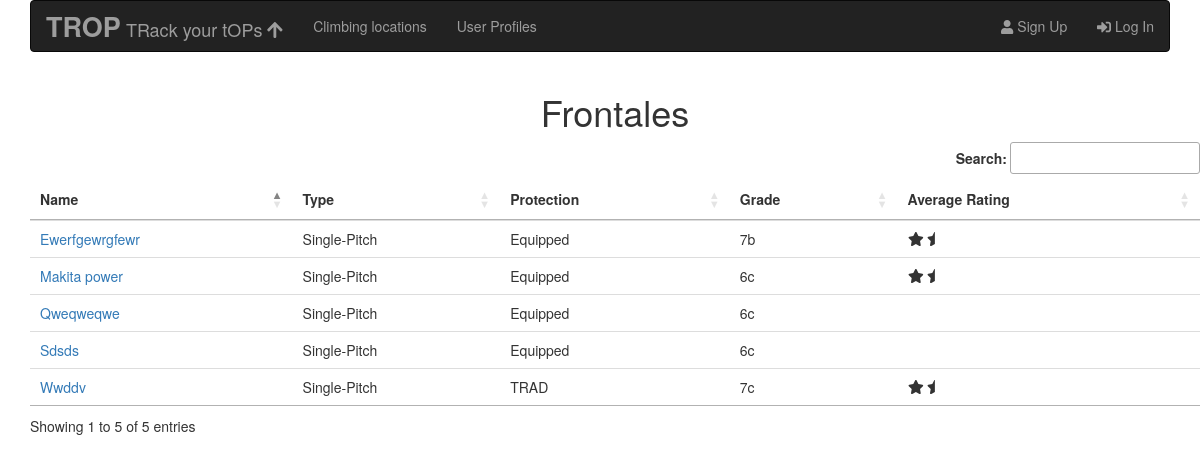
Screenshot of /routes/1/ with the database file from the repository.
### routes/models.py (models this page shows, shortened)
class Route(models.Model):
        SP = 'SP'
        MP = 'MP'
        BLD = 'BLD'
        ROUTE_TYPE_CHOICES = ((SP,'Single-Pitch'),
                             (MP,'Multi-Pitch'),
                             (BLD,'Boulder'))
        YDS = 'YDS'
        FR = 'FR'
        UIAA = 'UIAA'
        POL = 'POL'
        V = 'V'
        SCALE_CHOICES = ((YDS,'YDS'),
                        (FR,'French'),
                        (UIAA,'UIAA'),
                        (POL,'Polish'),
                        (V,'Verm'))
        EQ = 'EQ'
        TR = 'TR'
        MX = 'MX'
        PROTECTION_CHOICES = ((EQ,'Equipped'),
                            (TR,'TRAD'),
                            (MX,'Mixed'))
        name = models.CharField(max_length = 100)
        route_type = models.CharField(max_length = 50, choices = ROUTE_TYPE_CHOICES, default = SP)
        protection = models.CharField(max_length = 100, choices = PROTECTION_CHOICES, default = EQ)
        scale = models.CharField(max_length = 100, choices = SCALE_CHOICES, default = FR)
        grade = models.CharField(max_length = 20)
        location = models.ForeignKey(Place)

class Place(models.Model):
    name = models.CharField(max_length = 100)
    city = models.CharField(max_length = 100)
    country = models.CharField(max_length = 100)
    location = PlainLocationField(based_fields=['city', 'country'], zoom=7)
    description = models.TextField(blank = False, null= True)
    def __str__(self):
        return self.name

### routes/views.py (the view)
# urls.py: url(r'^(?P<pk>\d+)/$', views.RouteList.as_view(),
class RouteList(ListView):
    template_name = 'routes/route_list.html'
    model = Route
    def get_queryset(self):
        routes = Route.objects.select_related().filter(location = self.kwargs['pk'])
        self.route_list = []
        for route in routes:
            route.rating = Ascent.objects.filter(route = route.pk).filter(rating__range = range(1,3)).aggregate(Avg('rating'))['rating__avg']
            route.lat = route.location.location.split(',')[0]
            route.lng = route.location.location.split(',')[1]
            self.route_list.append(route)
    def get_context_data(self, **kwargs):
        context = super().get_context_data(**kwargs)
        context['route_list'] = self.route_list
        context['lat'] = self.route_list[0].lat
        context['lng'] = self.route_list[0].lng
        return context

### routes/templates/routes/route_list.html (shortened to what this page needs)
{% extends "routes/routes_base.html" %}
{% block route_content %}
  <h1 class="text-center" >{{route_list.0.location}}</h1>
  <table class="table datatable">
    <thead>
      <th>Name</th>
      <th>Type</th>
      <th>Protection</th>
      <th>Grade</th>
      <th>Average Rating</th>
    </thead>
    <tbody>
    {% for route in route_list %}
      <tr>
        <td><a href="{% url 'routes:route_ascents' pk=route.pk %}">{{route.name}}</a></td>
        <td>{{route.get_route_type_display}}</td>
        <td>{{route.get_protection_display}}</td>
        <td>{{route.grade}}</td>
        <td>
          {% if not route.rating %}
            <span></span>
          {% elif route.rating > 0 and route.rating < 1 %}
            <span class="fas fa-star-half"></span>
          {% elif route.rating == 1 %}
            <span class="fas fa-star"></span>
          {% elif route.rating > 1 and route.rating < 2 %}
              <span class="fas fa-star"></span>
              <span class="fas fa-star-half"></span>
          {% elif route.rating == 2 %}
              <span class="fas fa-star"></span>
              <span class="fas fa-star"></span>
          {% elif route.rating > 2 and route.rating < 3 %}
              <span class="fas fa-star"></span>
              <span class="fas fa-star"></span>
              <span class="fas fa-star-half"></span>
          {% elif route.rating == 3 %}
              <span class="fas fa-star"></span>
              <span class="fas fa-star"></span>
              <span class="fas fa-star"></span>
          {% endif %}
        </td>
      </tr>
    {% endfor %}
    </tbody>
  </table>
  <div id="map"></div>
{% endblock route_content %}

### routes/templates/routes/routes_base.html
{% extends "base.html" %}
{% block content %}
  <div class="container">
    <div class="row">
      <div class="col-6-md">
        {% block route_content %}
        {% endblock route_content %}
      </div>
    </div>
  </div>
{% endblock content %}

### templates/base.html (shortened to what this page needs)
<!DOCTYPE html>
{% load staticfiles %}
<html>
  <head>
    <link rel="stylesheet" href="https://maxcdn.bootstrapcdn.com/bootstrap/3.3.7/css/bootstrap.min.css">
    <link rel="stylesheet" href="{% static 'star-ratings/css/star-ratings.css' %}">
    <link rel="stylesheet" href="{% static 'css/master.css' %}">
    <link rel="stylesheet" href="{% static 'css/admin.css' %}">
    <link rel="stylesheet" href="https://cdn.datatables.net/1.10.16/css/jquery.dataTables.min.css">
  </head>
  <body>
    <div class="container">
      <nav class="navbar sticky-top navbar-inverse bg-inverse">
        <div class="container-fluid">
          <div class="navbar-header">
            <a class="navbar-brand" href="{% url 'home' %}">
              <span class="text-center logo">TROP</span>
              <span class="text-center">TRack your tOPs</span>
              <span class="fas fa-arrow-up"></span>
            </a>
          </div>
          <ul class="nav navbar-nav">
            <li class="nav-item"><a class="nav-link" href="{% url 'routes:places' %}">Climbing locations</a></li>
            <li class="nav-item"><a class="nav-link" href="{% url 'accounts:users' %}">User Profiles</a></li>
          </ul>
          <ul class="nav navbar-nav navbar-right">
            {% if user.is_authenticated %}
              <li class="nav-item">
                <a class="nav-link" href="{% url 'accounts:user_profile' pk=user.userprofile.pk %}">
                  <span class="fas fa-user"></span><span> {{user}}</span>
                </a>
              </li>
                <li class="nav-item">
                  <a class="nav-link" href="{% url 'accounts:logout' %}">
                    <span class="fas fa-sign-out-alt"></span><span> Log Out</span>
                  </a>
                </li>
            {% else %}
            <li class="nav-item">
              <a class="nav-link" href="{% url 'accounts:signup' %}">
                <span class="fas fa-user"></span><span> Sign Up</span>
              </a>
            </li>
            <li class="nav-item">
              <a class="nav-link" href="{% url 'accounts:login' %}">
                <span class="fas fa-sign-in-alt"></span><span> Log In</span>
              </a>
            </li>
            {% endif %}
          </ul>
        </div>
      </nav>
    </div>
    <div class="container">
    {% block content %}{% endblock content %}
    </div>
  </body>
</html>

### static/css/master.css (style rules this page uses)
span.logo { font-size: 150%; font-weight: bold; }
#map { height: 400px; width: 400px; }

### rows the page displays
Route: location.name "Frontales", name "Makita power", route_type "Single-Pitch", protection "Equipped", grade "6c"
Route: name "Wwddv", route_type "Single-Pitch", protection "TRAD", grade "7c"
Route: name "Ewerfgewrgfewr", route_type "Single-Pitch", protection "Equipped", grade "7b"
Route: name "Qweqweqwe", route_type "Single-Pitch", protection "Equipped", grade "6c"
Route: name "Sdsds", route_type "Single-Pitch", protection "Equipped", grade "6c"
